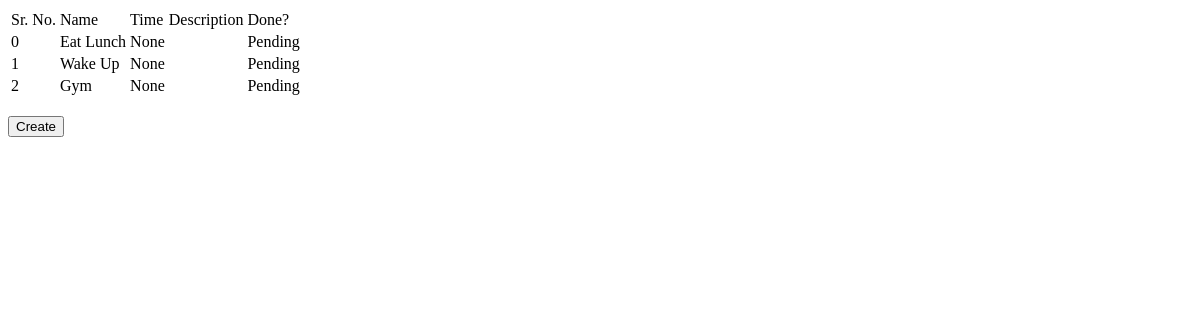
Before: / with the older database file.
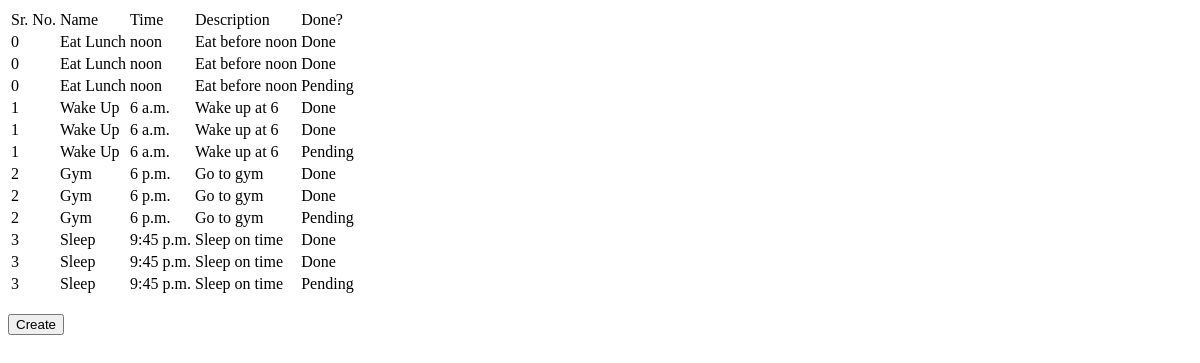
After: the same page with the newer database file.
### todoapp/models.py (models this page shows)
class Task(models.Model):
    id = models.AutoField(primary_key=True)
    task_name = models.CharField(max_length=100)
    task_time = models.TimeField()
    task_desc = models.TextField(null=True, blank=True)
    def __str__(self):
        return self.task_name

class TaskDone(models.Model):
    task_name = models.ForeignKey(Task, on_delete=models.CASCADE, null=True, blank=True)
    task_done = models.BooleanField()

### todoapp/views.py (the view)
# urls.py: path('', views.TodoHome, name='Tasks'),
def TodoHome(request):
    Tasks = models.Task.objects.all()
    checks = models.TaskDone.objects.all()
    print(Tasks)
    return render(request,'TodoHome.html', {'Tasks': Tasks, 'checks': checks})

### todoapp/templates/TodoHome.html (shortened to what this page needs)
<!DOCTYPE html>
<html lang="en">
<head>
</head>
<body>
    <table>
        <thead>
            <tr>
                <td>Sr. No.</td>
                <td>Name</td>
                <td>Time</td>
                <td>Description</td>
                <td>Done?</td>
            </tr>
        </thead>
        <tbody>
            {%for task in Tasks%}
            <tr>
                <td>
                    {{task.id}}
                </td>
                <td>
                    {{task.task_name}}
                </td>
                <td>
                    {{task.task_time}}
                </td>
                <td>
                    {{task.task_desc}}
                </td>
                <td>
                    {% if check.task_done %}
                        Done
                    {% endif %}
                    {% if  not check.task_done %}
                        Pending
                    {% endif %}
                </td>
            </tr>
            {% endfor %}
        </tbody>
    </table>
    <br>
    <form action="/todo-create" method="post"> {% csrf_token %}
        <button>Create</button>
    </form>
</body>
</html>

Changed rows visible on the page:
changed Task "Eat Lunch": task_time "None" → "noon"; task_desc (not shown) → "Eat before noon"
changed TaskDone (number 1 of 3 on the later page): task_done "Pending Pending Pending" → "Done Done Done"
added TaskDone: {{ task.id }} "0", {{ task.task_name }} "Eat Lunch", {{ task.task_time }} "noon", {{ task.task_desc }} "Eat before noon", task_done "Done", {{ task.id }} "1", {{ task.task_name }} "Wake Up", {{ task.task_time }} "6 a.m.", {{ task.task_desc }} "Wake up at 6", {{ task.id }} "2", {{ task.task_name }} "Gym", {{ task.task_time }} "6 p.m.", {{ task.task_desc }} "Go to gym"
added TaskDone: {{ task.id }} "0", {{ task.task_name }} "Eat Lunch", {{ task.task_time }} "noon", {{ task.task_desc }} "Eat before noon", task_done "Pending", {{ task.id }} "1", {{ task.task_name }} "Wake Up", {{ task.task_time }} "6 a.m.", {{ task.task_desc }} "Wake up at 6", {{ task.id }} "2", {{ task.task_name }} "Gym", {{ task.task_time }} "6 p.m.", {{ task.task_desc }} "Go to gym"
changed Task "Wake Up": task_time "None" → "6 a.m."; task_desc (not shown) → "Wake up at 6"
changed Task "Gym": task_time "None" → "6 p.m."; task_desc (not shown) → "Go to gym"
added Task: id "3", task_name "Sleep", task_time "9:45 p.m.", task_desc "Sleep on time", TaskDone (task_done "Done")
